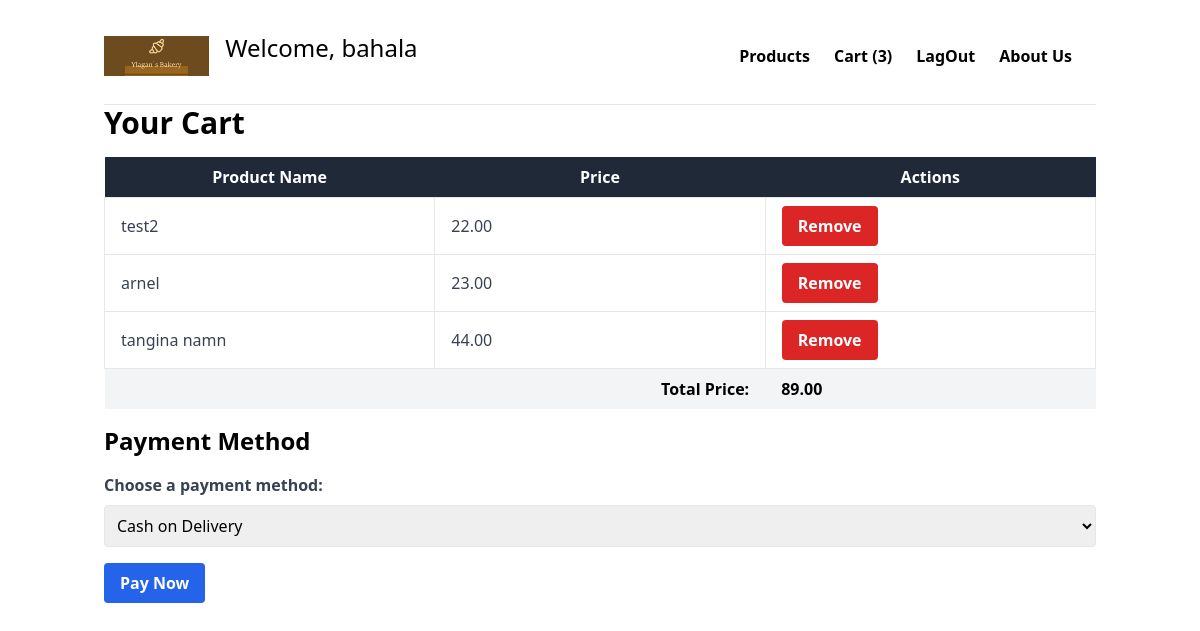
Page /users/cart.php?name=bahala on the committed database.
### tables this page shows
CREATE TABLE `user_cart` (
  `id` int(11) NOT NULL,
  `username` varchar(255) NOT NULL,
  `product_id` int(11) NOT NULL,
  `product_name` varchar(259) NOT NULL,
  `product_price` decimal(10,2) NOT NULL
);

### users/cart.php (the view, shortened to what this page needs)
<?php
$conn = mysqli_connect(DB_HOST, DB_USER, DB_PASS, DB_NAME);
$username = isset($_GET['name']) ? $_GET['name'] : '';
$sql = "SELECT * FROM user_cart WHERE username = ?";
$stmt = mysqli_prepare($conn, $sql);
mysqli_stmt_bind_param($stmt, "s", $username);
mysqli_stmt_execute($stmt);
$result = mysqli_stmt_get_result($stmt);
$total_price = 0;
$cart_items = [];
while ($row = mysqli_fetch_assoc($result)) {
    $cart_items[] = $row;
    $total_price += $row['product_price'];
}
$count_sql = "SELECT COUNT(*) as count FROM user_cart WHERE username = ?";
$count_stmt = mysqli_prepare($conn, $count_sql);
mysqli_stmt_bind_param($count_stmt, "s", $username);
mysqli_stmt_execute($count_stmt);
$count_result = mysqli_stmt_get_result($count_stmt);
$count_row = mysqli_fetch_assoc($count_result);
$cart_count = $count_row['count'];
?>
<!DOCTYPE html>
<html lang="en">
<head>
    <link href="https://cdn.jsdelivr.net/npm/tailwindcss@2.2.19/dist/tailwind.min.css" rel="stylesheet">
</head>
<body>
     <div class="container mx-auto px-4 py-8">
           <header class="flex justify-between items-center mb-6">
            <div class="flex items-center">
                <img src="../assets/image/logo.png" alt="Logo" class="h-10 mr-4">
                <h1 class="text-2xl mb-4">Welcome, <?php echo isset($_GET['name']) ? htmlspecialchars($_GET['name']) : 'Guest'; ?></h1>
            </div>
            <nav id="nav-links" class="hidden md:flex">
                <ul class="flex flex-col md:flex-row">
                    <li class="mr-6 font-bold"><a href="product.php?name=<?= $username ?>">Products</a></li>
                    <li class="mr-6 font-bold"><a href="cart.php?name=<?= $username ?>">Cart <?php echo ($cart_count > 0) ? '(' . $cart_count . ')' : ''; ?></a></li>
                    <li class="mr-6 font-bold"><a href="lagout.php?name=<?= $username ?>">LagOut</a></li>
                   <li class="mr-6 font-bold"><a href="about.php?name=<?= $username ?>">About Us</a></li>
                </ul>
            </nav>
        </header>
        <hr>
        <div class="overflow-x-auto">
            <h1 class="text-3xl font-bold mb-4">Your Cart</h1>
            <table class="min-w-full bg-white">
                <thead class="bg-gray-800 text-white">
                    <tr>
                        <th class="w-1/3 px-4 py-2">Product Name</th>
                        <th class="w-1/3 px-4 py-2">Price</th>
                        <th class="w-1/3 px-4 py-2">Actions</th>
                    </tr>
                </thead>
                <tbody>
                    <?php if (count($cart_items) > 0) : ?>
                        <?php foreach ($cart_items as $item) : ?>
                            <tr class="text-gray-700">
                                <td class="border px-4 py-2"><?= htmlspecialchars($item['product_name']) ?></td>
                                <td class="border px-4 py-2"><?= htmlspecialchars($item['product_price']) ?></td>
                                <td class="border px-4 py-2">
                                    <form action="remove_from_cart.php?name=<?= urlencode($username) ?>" method="post">
                                        <button type="submit" name="remove_from_cart" class="bg-red-600 text-white font-bold py-2 px-4 rounded">Remove</button>
                                    </form>
                                </td>
                            </tr>
                        <?php endforeach; ?>
                    <?php else : ?>
                        <tr>
                            <td colspan="3" class="text-center text-gray-500 py-4">Your cart is empty.</td>
                        </tr>
                    <?php endif; ?>
                </tbody>
                <tfoot class="bg-gray-100">
                    <tr>
                        <td colspan="2" class="text-right font-bold px-4 py-2">Total Price:</td>
                        <td class="font-bold px-4 py-2"><?= number_format($total_price, 2) ?></td>
                    </tr>
                </tfoot>
            </table>
        </div>
        <h2 class="text-2xl font-bold my-4">Payment Method</h2>
        <form id="payment-form" action="payment_process.php?name=<?= urlencode($username) ?>" method="post">
            <div class="mb-4">
                <label for="payment_method" class="block text-gray-700 font-bold mb-2">Choose a payment method:</label>
                <select id="payment_method" name="payment_method" class="block w-full p-2 border rounded">
                    <option value="cod">Cash on Delivery</option>
                </select>
            </div>
            <button type="submit" class="bg-blue-600 text-white font-bold py-2 px-4 rounded">Pay Now</button>
        </form>
    </div>
</body>
</html>

### rows in the picture
user_cart: product_name "test2", product_price "22.00"
user_cart: product_name "arnel", product_price "23.00"
user_cart: product_name "tangina namn", product_price "44.00"

### other values in the picture
$_GET['name'] "bahala"
$cart_count "3"
$total_price "89.00"
